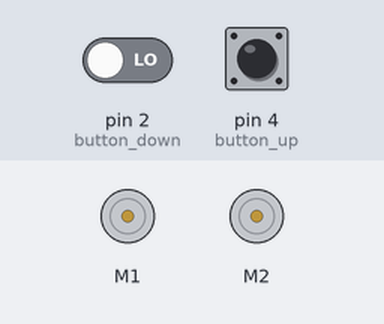
Bench run of a sketch on a simulated Arduino Uno, built with avr-gcc and run on an emulated ATmega328P. On the bench: 2 × DC motor (green arrow = forward, orange = backward, longer = faster). The inputs (shaded band) are chosen by the test bench; at power-on: pin 4 (button_up) LOW, pin 2 (button_down) LOW. What the sketch prints to the serial monitor is not drawn.

Above: at 1.2 s.
1.3 s: pin 4 (button_up) pulled HIGH for 0.15 s
At 2.6 s:
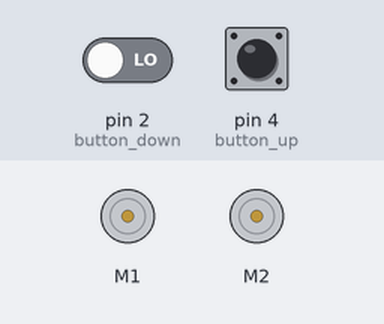
2.9 s: pin 4 (button_up) pulled HIGH for 3.2 s
At 4.3 s:
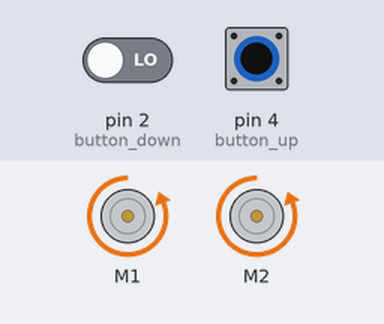
7.6 s: pin 2 (button_down) driven HIGH
10.6 s: pin 4 (button_up) pulled HIGH for 1 s
14.6 s: pin 2 (button_down) driven LOW
At 15.6 s:
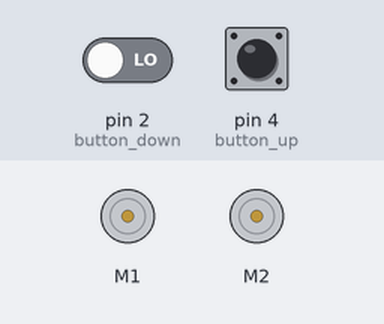
16.1 s: pin 4 (button_up) driven HIGH
At 16.8 s:
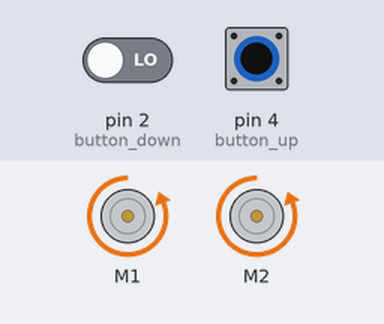
Timing chart, 0 to 66.6 s (numbered marks = the images above; inputs shaded):
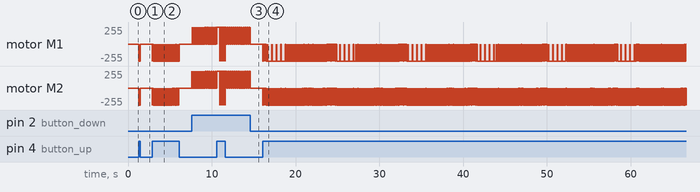

Measured:
- after the input at 1.3 s, motor M1: alternates backward 255/255 for 0.04 s and stopped for 0.02 s, 6 changes in all, then stays stopped, starting at once; motor M2: alternates backward 255/255 for 0.02 s and stopped for 0.03 s, 6 changes in all, then stays stopped, starting at once
- after the input at 2.9 s, motor M1: stopped → backward 255/255 at once, then moves between backward 255/255 and stopped, repeating every 1.6 s; motor M2: alternates backward 255/255 for 0.04 s and stopped for 0.02 s, 110 changes in all, then stays stopped, starting at once
- after the input at 14.6 s, motor M1, motor M2: stops changing and stays stopped
- after the input at 16.1 s, motor M2: stopped → backward 255/255 at once, then moves between backward 255/255 and stopped, repeating every 8.2 s

The sketch:

motor_control_sketch.ino
```cpp
#include <Wire.h>
#include <Adafruit_MotorShield.h>

int button_down = 2;
int button_up = 4;

// Create the motor shield object with the default I2C address
Adafruit_MotorShield AFMS = Adafruit_MotorShield();
// Or, create it with a different I2C address (say for stacking)
// Adafruit_MotorShield AFMS = Adafruit_MotorShield(0x61);

// Select which 'port' M1, M2, M3 or M4. In this case, M1
Adafruit_DCMotor *myMotor1 = AFMS.getMotor(1);
Adafruit_DCMotor *myMotor2 = AFMS.getMotor(2);
// You can also make another motor on port M2
//Adafruit_DCMotor *myOtherMotor = AFMS.getMotor(2);

void setup() {
  Serial.begin(9600);           // set up Serial library at 9600 bps
  Serial.println("Adafruit Motorshield v2 - DC Motor test!");

  AFMS.begin();  // create with the default frequency 1.6KHz
  //AFMS.begin(1000);  // OR with a different frequency, say 1KHz

  // Set the speed to start, from 0 (off) to 255 (max speed)
  myMotor1->setSpeed(255);
  myMotor2->setSpeed(255);

  pinMode(button_down, INPUT);
  pinMode(button_up, INPUT);
  //myMotor->run(FORWARD);
  // turn on motor
  //myMotor->run(RELEASE);
}

void loop() {

int buttonState_1 = digitalRead(button_down);
int buttonState_2 = digitalRead(button_up);


if (buttonState_1 ==1){
  myMotor1->run(FORWARD);
  myMotor2->run(FORWARD);
}

if (buttonState_1 ==0){
  myMotor1->run(RELEASE);
  myMotor2->run(RELEASE);
}

if (buttonState_2 ==1){
  myMotor1->run(BACKWARD);
  myMotor2->run(BACKWARD);
}

if (buttonState_2 ==0){
  myMotor1->run(RELEASE);
  myMotor2->run(RELEASE);
}

}
```
